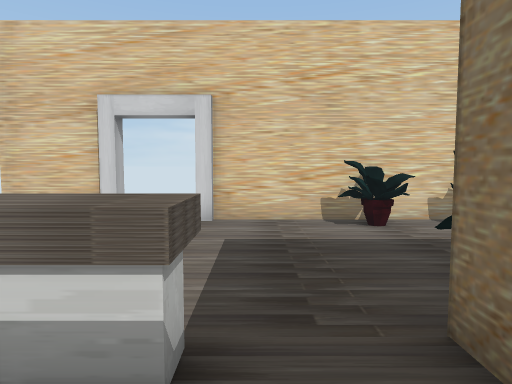
View 1 (above)

22 first-person views from a walk through a Unity game level. The camera is 1.3 m above the floor, tilts 4° down and sees 75° across. The floor is counted in squares, 1 m on a side. Each view is taken from the middle of a square. On the plan, view 1 faces up. The plan holds only what a view shows up to about 14 squares ahead; the rest is blank. Some surface patterns are stand-ins.

View 2
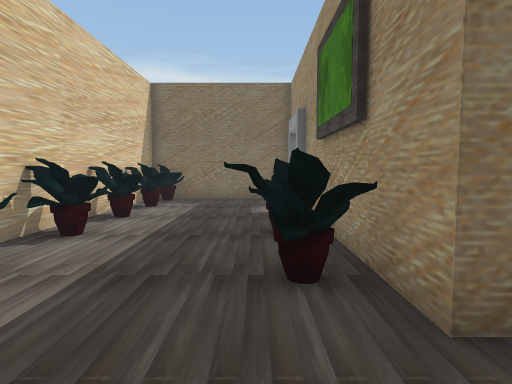

View 3
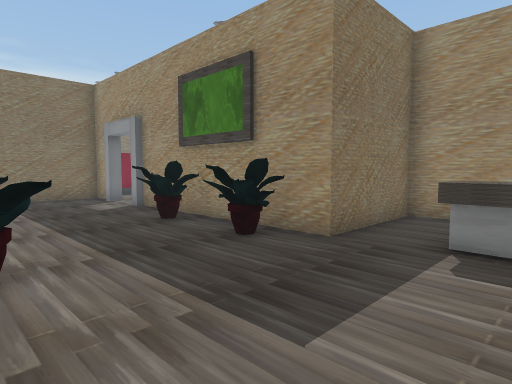

View 4
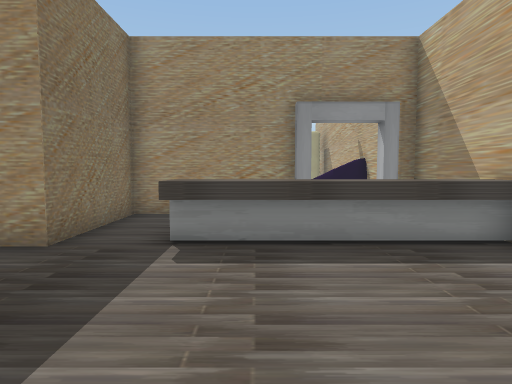

View 5
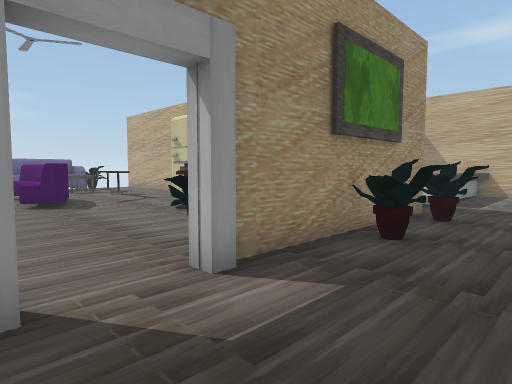

View 6
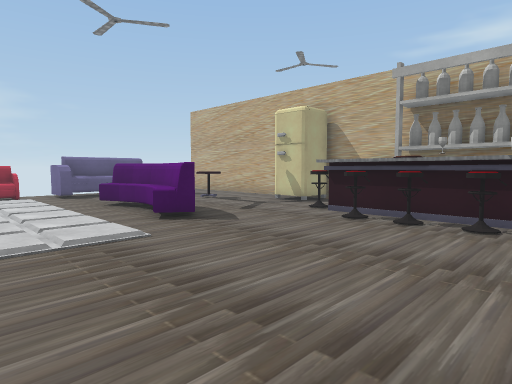

View 7
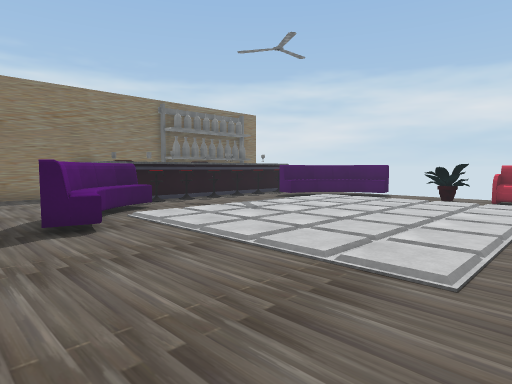

View 8
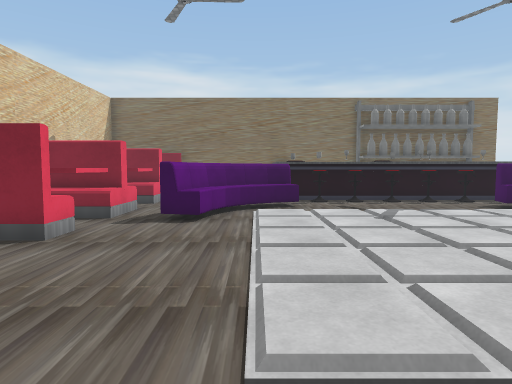

View 9
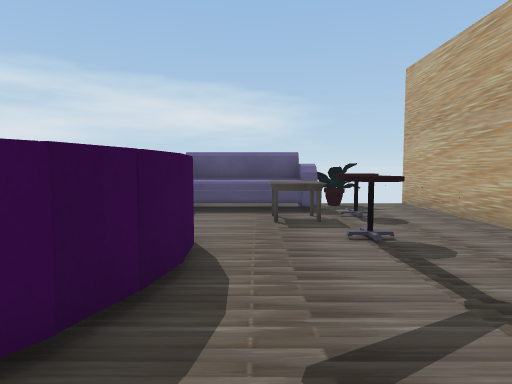

View 10
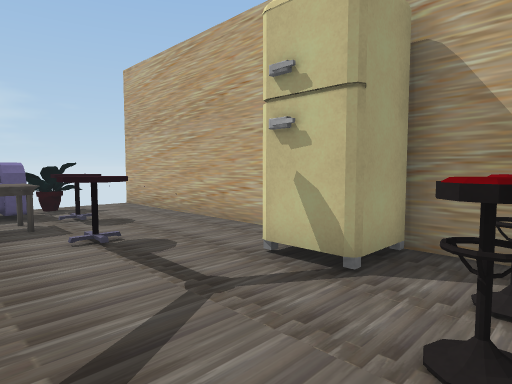

View 11
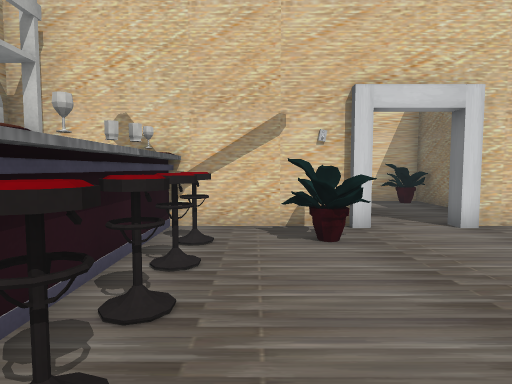

View 12
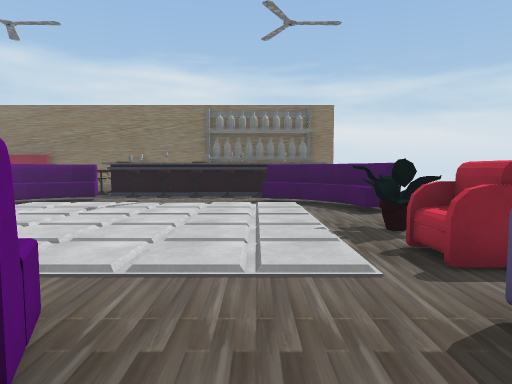

View 13
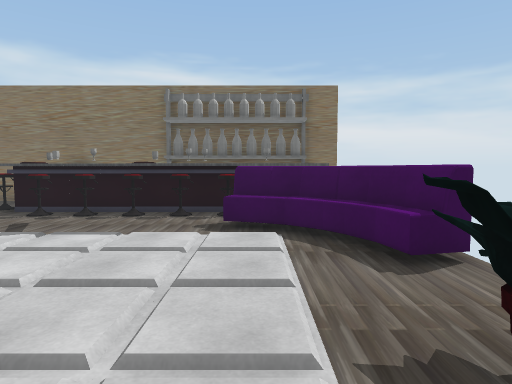

View 14
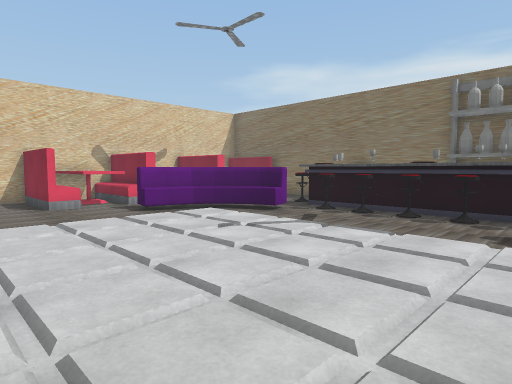

View 15
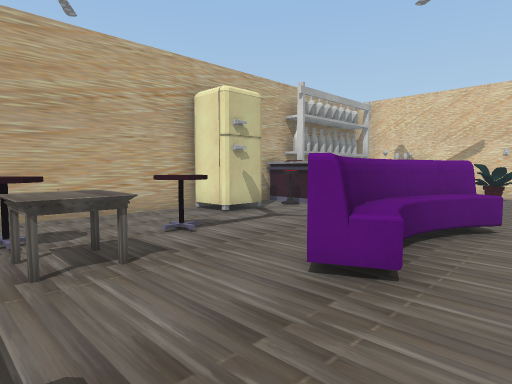

View 16
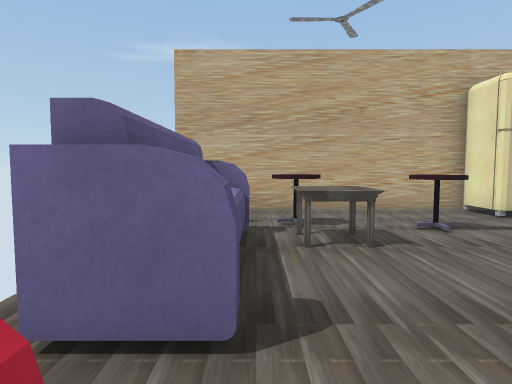

View 17
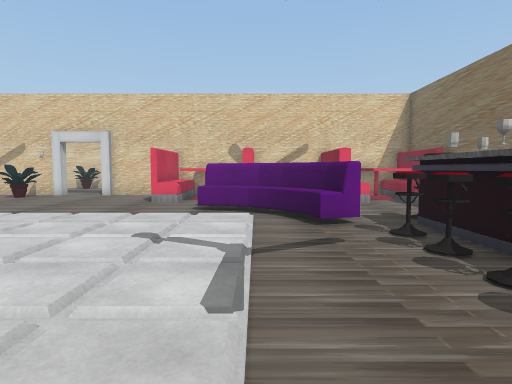

View 18
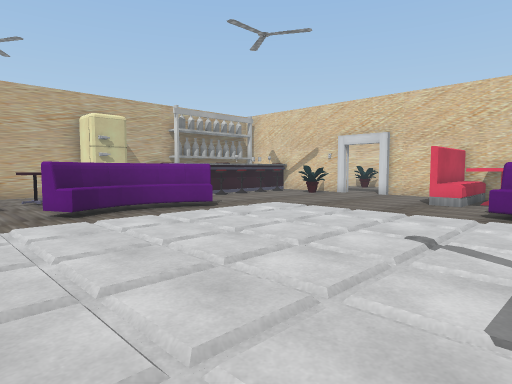

View 19
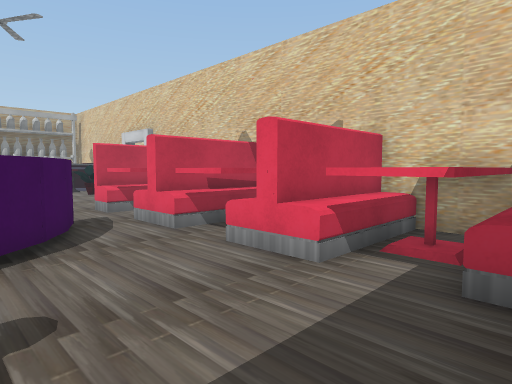

View 20
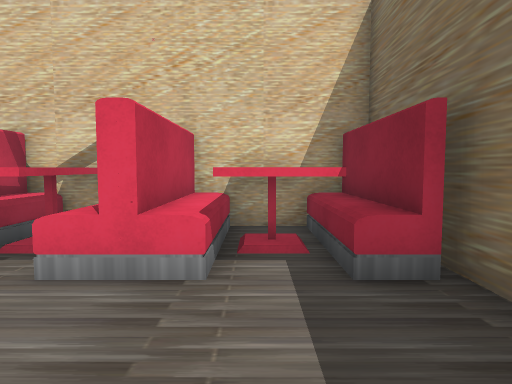

View 21
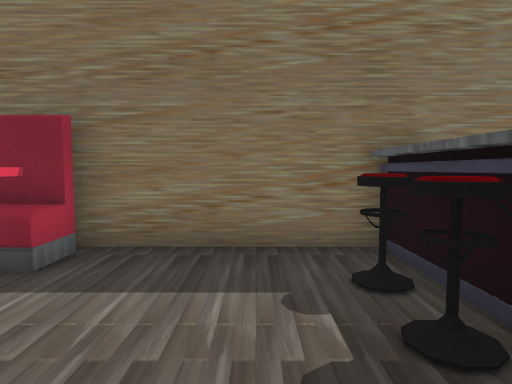

View 22
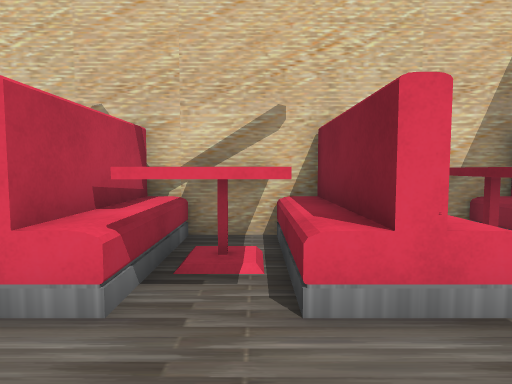

### Floor plan
Key: @ floor where view 1 was taken; # wall or solid block; . floor; = window, fence, low wall or low ledge; ^ raised ledge; P plant; S sofa; F fridge; T table; O other object.
Columns run from 7 left of view 1 to 27 right of it. Each row starts with its distance up from view 1.
  9 ####  ################
  8      ....PP.PP.P.PPPP#
  7       ....P....P....P#
  6    ..................#
  5   ...................#
  4   ........P..P.......#
  3  ^^^^^^...P..#.......#############
  2 #^^^^^^..O#OO####..## OO  OOOOO OO
  1 #      ..O OOO.PP.....OOOOOOOOOOOO
  0 #      @.O OOO........OOOOOOOOOOOO#
 -1 ##     ..O OOO........OOOOOOOOOOOO#
 -2 #   ##OOOO OOO....................#
 -3          O OOO..........SSS.......#
 -4          OOO#O...........SSS......#
 -5 #       OOO O..............SS.O.O.#
 -6 ##=     O OO....S..........SS.# OO#
 -7         O#F.....SS...........OOOOO
 -8         O F....SS............OOO
 -9         OFF....SS............OOO
-10          ......SS............OOO O#
-11         O..OO..SS............OOO O#
-12         O...O...S............OOO O#
-13         O. ..T.............S.OOO O
-14         O..OTT.............SS.OO O
-15         O. OSSSSS.........SS. OO O
-16         # .PPSSSSSSS.P..SSSS  OO
-17         # .PP   SSSS. ..SS

Where each view was taken, in squares from view 1:
view 1: 0 up, 0 right, facing up
view 2: 4 up, 1 left, facing right
view 3: 8 up, 2 left, facing down-right
view 4: 8 up, 2 left, facing down
view 5: 6 up, 12 right, facing down-left
view 6: 1 up, 14 right, facing down-left
view 7: 1 down, 10 right, facing down-right
view 8: 5 down, 9 right, facing right
view 9: 5 down, 7 right, facing down
view 10: 5 down, 7 right, facing down-left
view 11: 5 down, 7 right, facing up
view 12: 13 down, 7 right, facing right
view 13: 14 down, 12 right, facing right
view 14: 14 down, 12 right, facing up-right
view 15: 15 down, 11 right, facing up-left
view 16: 15 down, 12 right, facing left
view 17: 14 down, 19 right, facing up
view 18: 14 down, 19 right, facing up-left
view 19: 5 down, 26 right, facing up-left
view 20: 5 down, 24 right, facing up
view 21: 4 down, 21 right, facing right
view 22: 4 down, 21 right, facing up
